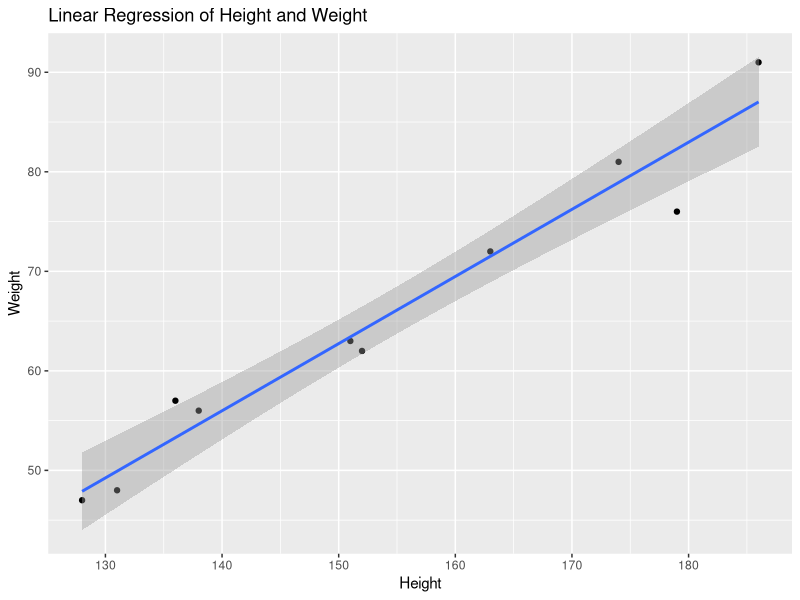

The R source for this figure:
height <- c(151, 174, 138, 186, 128, 136, 179, 163, 152, 131)
weight <- c(63, 81, 56, 91, 47, 57, 76, 72, 62, 48)

model <- lm(weight ~ height)

new_height <- data.frame(height = 170)
predicted_weight <- predict(model, newdata = new_height)

cat("Predicted weight for a person with height 170: ", predicted_weight, "\n")

library(ggplot2)
ggplot(data.frame(height, weight), aes(x = height, y = weight)) +
  geom_point() +
  geom_smooth(method = "lm") +
  ggtitle("Linear Regression of Height and Weight") +
  xlab("Height") +
  ylab("Weight")

